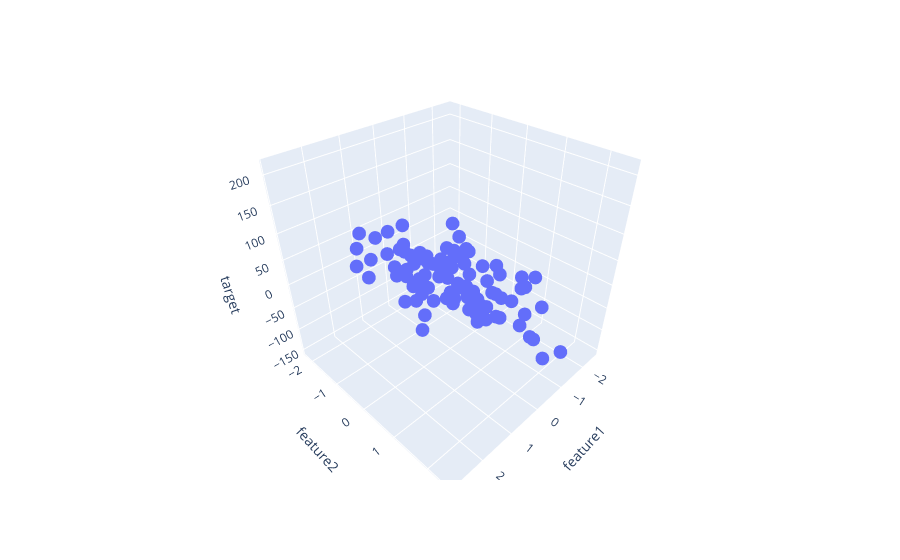

Notebook code cell kept with this figure:
### Code cell
fig = px.scatter_3d(df, x='feature1',y='feature2', z='target')
fig.show()
